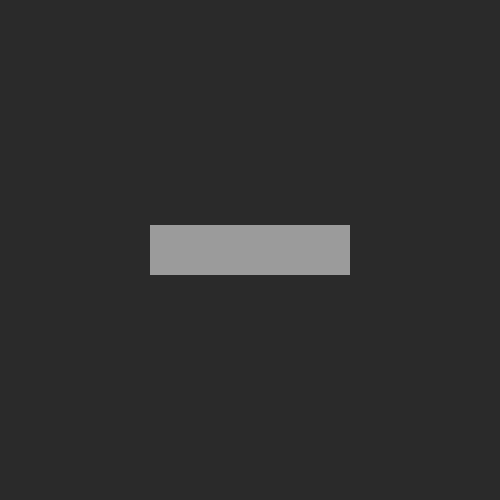
Frame 1 (no input)
Frame 60 (the mouse pressed at the canvas centre just before this capture): identical to frame 1, image omitted
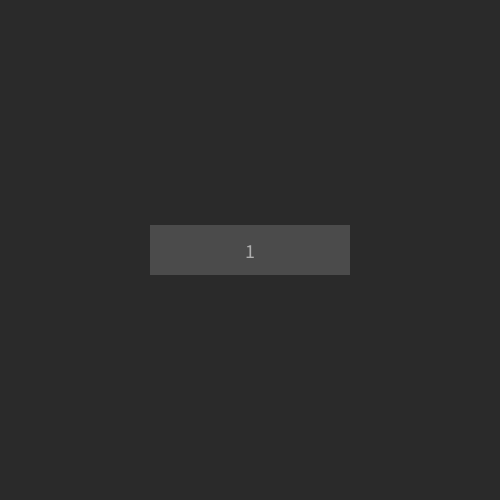
Frame 120 (the mouse held since frame 60 and released just before this capture)

The Processing sketch that drew these frames (run headless with seeded random() and noise(); from frame 60 on, the mouse is pressed at the canvas centre):

// Processing sketch: UIButtons
// ── UIButtons.pde
Button b;

void setup() {
  size(500, 500);
  background(42);
  b = new Button(floor(width/2) , floor(height/2), 200, 50);
  b.textScale = 20;
}

int counter = 0;

void draw() {
  
  if (b.pressedOnce) {
    println(counter);
    counter++;
  }
  if (counter > 0) {
    b.text = String.valueOf(counter);
  }
  
  b.show();
}
// ── Button.pde
class Button {
  //Position and Size
  PVector pos = new PVector();
  PVector dim = new PVector();
  //Mouse interaction based off of these
  boolean pressed = false;
  boolean pressedOnce = false;
  boolean lastButtonState = false;
  boolean hovering = false;
  //Color presets
  color bgColor = color(155);
  color pressedColor = color(75);
  color hoverColor = color(200);
  //Text stuff
  String text = null;
  float textScale = 12;
  color textColor = color(255);
  color pressedTextColor = color(175);
  color hoverTextColor = color(100);
  
  //Constructors
  Button(float x, float y, float dimX, float dimY, String t) {
    pos = new PVector(x - dimX/2, y - dimY/2);
    dim = new PVector(dimX, dimY);
    text = t;
    text(text, pos.x, pos.y, dim.x, dim.y);
  }
  
  Button(float x, float y, float dimX, float dimY) {
    pos = new PVector(x - dimX/2, y - dimY/2);
    dim = new PVector(dimX, dimY);
    text("", pos.x, pos.y, dim.x, dim.y);
  }
  
  
  //Logic for mouse/button interaction
  void bounds() {
    if (mouseX < pos.x + dim.x && mouseX > pos.x && mouseY < pos.y + dim.y && mouseY > pos.y) {
      hovering = true;
      //Pressed Variable
      if (mousePressed) {
        hovering = false;
        pressed = true;
      } else {
        pressed = false;
        lastButtonState = false;
      }
      //Pressed Once Variable
      if (mousePressed && !lastButtonState) {
        pressedOnce = true;
        lastButtonState = true;
      } else {
        pressedOnce = false;
      }
      
    } else {
      hovering = false;
    }
  }
  
  //Graphical stuff
  void show() {
    noStroke();
    color c = bgColor;
    color t = textColor;
    
    bounds();
    
    if (hovering && !pressed) {
      c = hoverColor;
      t = hoverTextColor;
    } else if (pressed && !hovering) {
      c = pressedColor;
      t = pressedTextColor;
    }
    
    fill(c);
    rect(pos.x, pos.y, dim.x, dim.y);
    if (text != null) {
      fill(t);
      textAlign(CENTER, CENTER);
      textSize(textScale);
      text(text, pos.x, pos.y, dim.x, dim.y);
    }
  }
}
